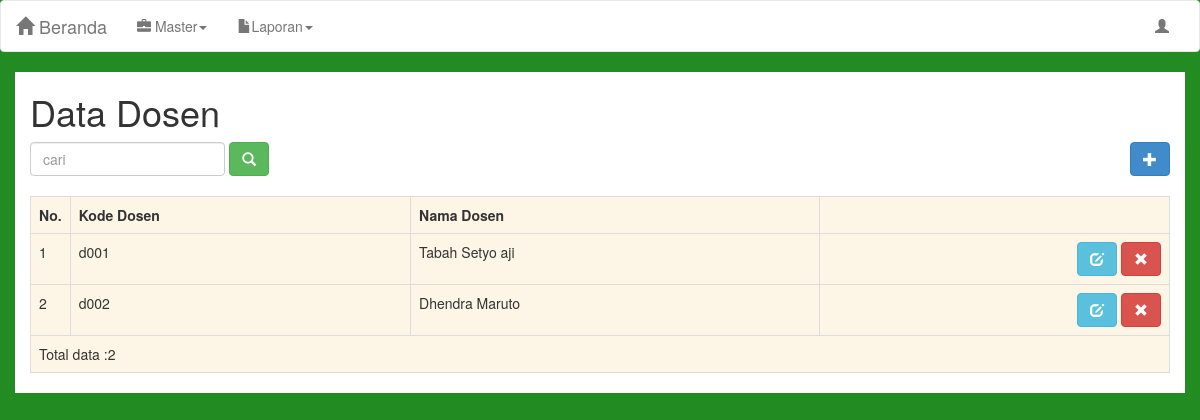
The app's page /master/dosen/index.php (signed in) with its own data.
### tables this page shows
CREATE TABLE IF NOT EXISTS `dosen` (
  `id` int(11) NOT NULL AUTO_INCREMENT,
  `kode_dosen` varchar(20) NOT NULL,
  `nama_dosen` varchar(30) NOT NULL,
  PRIMARY KEY (`id`)
);

### koneksi/dbh.php (called while the page is built)
<?php
	class DBH {
		private static $dns="mysql:dbname=eub;host=localhost;";
		private static $user = "root";
		private static $pass= "";
		public static function createConnection()
		{
			return new PDO(self::$dns,self::$user,self::$pass);
		}
	}
?>

### master/dosen/repository.php (called while the page is built, shortened)
<?php
	require_once "../../koneksi/dbh.php";
	class Repository{
		private $dbh;
		private $rowCount;
		private $query = "SELECT * FROM dosen ORDER BY kode_dosen";
		public function __construct()
		{
			$this->dbh = DBH::createConnection();
		}
		public function getAll()
		{
			$query = $this->dbh->prepare($this->query);
			$query->execute();
			$this->rowCount = $query->rowCount();
			return $query->fetchAll(PDO::FETCH_OBJ);
		}
		public function rowCount()
		{
			return $this->rowCount;
		}
	}
?>

### master/dosen/index.php (the view, shortened to what this page needs)
<?php session_start();
	include_once '../../layout/webmin/navbar.php';
require_once "repository.php";
$repo = new Repository();
if (isset($_GET['q']))
	{
		$result = $repo->getByKatakunci($_GET['q']);
	}
	else
	{
		$result= $repo->getAll();
	}
?>
<!DOCTYPE html>
<html lang="en">
<head>
	<link rel="stylesheet" type="text/css" href="../../css/bootstrap.min.css">
    <link rel="stylesheet" type="text/css" href="../../css/customes.css">
</head>
<body>
</body>
<div class="container">
<h1>Data Dosen</h1>
	<div class="row">
		<div class="col-md-4">
			<form class="form-inline" method="get">
				<input type="text" class="form-control" placeholder="cari" name="q">
				<button type="submit" class="btn btn-success"><i class="glyphicon glyphicon-search"></i></button>
			</form><br>
		</div>
		<div class="col-md-4">
		</div>
		<div class="col-md-4" align="right" >
			<a href="insert.php"><button class="btn btn-primary" ><i class="glyphicon glyphicon-plus"></i></button></a>
		</div>
	</div>
	<table class="table table-bordered">
		<tr>
			<th width="20">No.</th>
			<th>Kode Dosen</th>
			<th>Nama Dosen</th>
		</tr>
		<?php
			$no = 1;
			foreach ($result as $row)
				{
		?>
		<tr>
			<td><?php echo $no++; ?></td>
			<td><?php echo $row->kode_dosen; ?></td>
			<td><?php echo $row->nama_dosen; ?></td>
			<td align="right">
			<a href="edit.php?id=<?php echo $row->id; ?>"><button class="btn btn-info" ><i class="glyphicon glyphicon-edit"></i></button></a>
			<a href="index.php?id=<?php echo $row->id; ?>&aksi=hapus" onclick="return confirm('Yakin akan di hapus');"><button class="btn btn-danger" ><i class="glyphicon glyphicon-remove"></i></button></a>
			</td>
		</tr>
		<?php
			}
		?>
		<tr>
			<td colspan="4">
				<?php
					echo "Total data :".$repo->rowCount();
				?>
			</td>
		</tr>
	</table>
</div>
</body>
</html>

### css/customes.css (style rules this page uses)
a { -moz-transition: all 0.5s ease-out; -o-transition: all 0.5s ease-out; -webkit-transition: all 0.5s ease-out; -ms-transition: all 0.5s ease-out; transition: all 0.5s ease-out; color: #F7981C; }
body { background-color: #228B22; }
.table { background-color: #fdf5e6; }
.container { background-color: white; }
.row { background-color: white; }

### records on screen
dosen: kode_dosen "d001", nama_dosen "Tabah Setyo aji"
dosen: kode_dosen "d002", nama_dosen "Dhendra Maruto"

### other values on screen
$repo->rowCount() "2"
